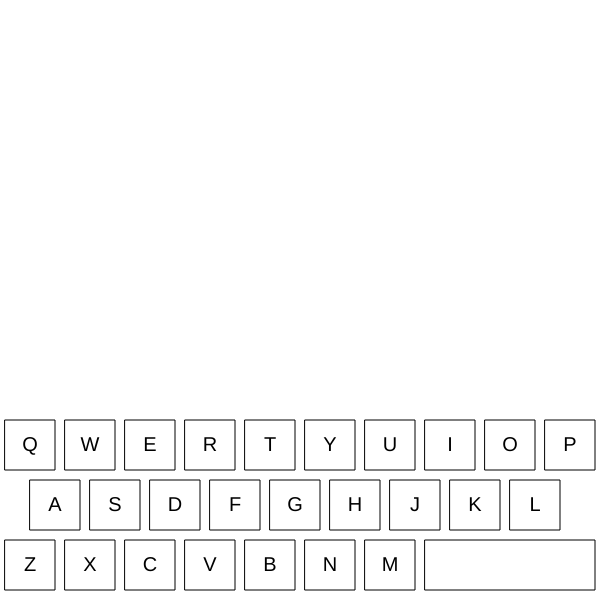
Frame 1 (no input)
Frame 60 (no input): identical to frame 1, image omitted
Frame 120 (the mouse pressed at the canvas centre since frame 60): identical to frame 1, image omitted

The p5.js sketch that drew this single still picture (run headless with seeded random() and noise() and a simulated clock; from frame 60 on, the mouse is pressed at the canvas centre):

// p5.js sketch
// ── sketch.js

let selectedKey = "";

const KEY_WIDTH = 50;
const SPACE_BAR_WIDTH = KEY_WIDTH * 3 + 20;

let keys = [
    { name: "Q", x: 5, y: 420 }, { name: "W", x: 65, y: 420},
    { name: "E", x: 125, y: 420}, { name: "R", x: 185, y: 420},
    { name: "T", x: 245, y: 420}, { name: "Y", x: 305, y: 420},
    { name: "U", x: 365, y: 420}, { name: "I", x: 425, y: 420},
    { name: "O", x: 485, y: 420}, { name: "P", x: 545, y: 420},
    { name: "A", x: 30, y: 480}, { name: "S", x: 90, y: 480},
    { name: "D", x: 150, y: 480}, { name: "F", x: 210, y: 480},
    { name: "G", x: 270, y: 480}, { name: "H", x: 330, y: 480},
    { name: "J", x: 390, y: 480}, { name: "K", x: 450, y: 480},
    { name: "L", x: 510, y: 480}, { name: "Z", x: 5, y: 540},
    { name: "X", x: 65, y: 540}, { name: "C", x: 125, y: 540},
    { name: "V", x: 185, y: 540}, { name: "B", x: 245, y: 540},
    { name: "N", x: 305, y: 540}, { name: "M", x: 365, y: 540},
    { name: " ", x: 425, y: 540}
];

function setup() {
    createCanvas(600, 600);
    textAlign(CENTER, CENTER);
}

function draw() {
    background(255);

    drawKeyboard();

    fill(0);
    textSize(35);
    text(selectedKey, width / 2, 200);
}

function drawKeyboard() {
    for (let k of keys) {
        fill(255);

        if (k.name === " ") {
            rect(k.x, k.y, SPACE_BAR_WIDTH, KEY_WIDTH);
        } else {
            square(k.x, k.y, KEY_WIDTH);
        }

        fill(0);
        textSize(20);
        text(k.name, k.x, k.y, KEY_WIDTH, KEY_WIDTH);
    }
}

function mousePressed() {
    for (let k of keys) {
        if (
            mouseX >= k.x &&
            mouseX <= k.x + (k.name === " " ? SPACE_BAR_WIDTH : KEY_WIDTH) &&
            mouseY >= k.y &&
            mouseY <= k.y + KEY_WIDTH
        ) {
            selectedKey = selectedKey + k.name;
        }
    }
}
